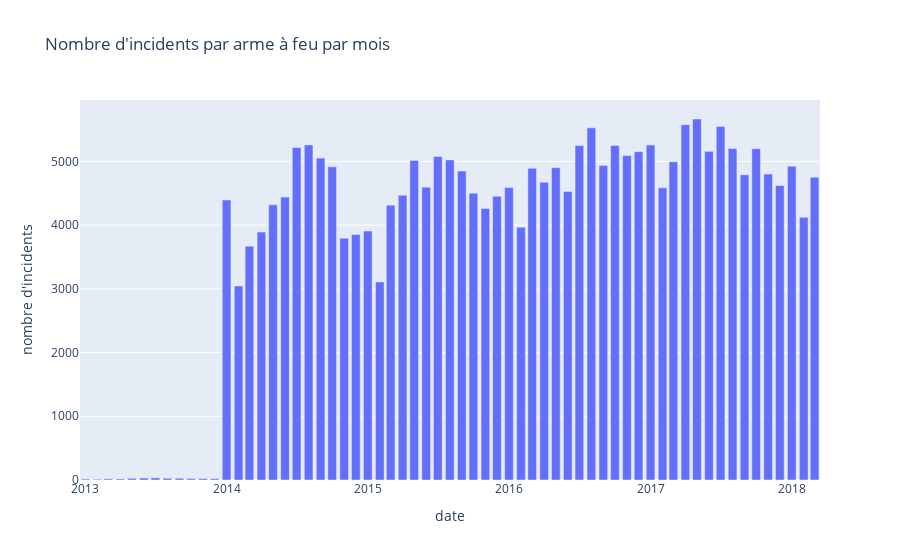

Write notebook code for a chart like this one.
### Code cell
fig3 = px.bar(updated_base, x=pd.unique(updated_base['year_month']), 
            y=updated_base.groupby([updated_base['date'].dt.year, updated_base['date'].dt.month]).count()['incident_id'],
              labels={"x":"date", "y":"nombre d'incidents"},
              title="Nombre d'incidents par arme à feu par mois")


fig3

### Figure 1 — Plotly figure (JSON) as saved in the notebook; plotly's stock layout.template omitted (floating-point values rounded to 4 significant figures)
{"data": [{"alignmentgroup": "True", "hovertemplate": "date=%{x}<br>nombre d'incidents=%{y}<extra></extra>", "legendgroup": "", "marker": {"color": "#636efa", "pattern": {"shape": ""}}, "name": "", "offsetgroup": "", "orientation": "v", "showlegend": false, "textposition": "auto", "type": "bar", "x": ["2013-1", "2013-2", "2013-3", "2013-4", "2013-5", "2013-6", "2013-7", "2013-8", "2013-9", "2013-10", "2013-11", "2013-12", "2014-1", "2014-2", "2014-3", "2014-4", "2014-5", "2014-6", "2014-7", "2014-8", "2014-9", "2014-10", "2014-11", "2014-12", "2015-1", "2015-2", "2015-3", "2015-4", "2015-5", "2015-6", "2015-7", "2015-8", "2015-9", "2015-10", "2015-11", "2015-12", "2016-1", "2016-2", "2016-3", "2016-4", "2016-5", "2016-6", "2016-7", "2016-8", "2016-9", "2016-10", "2016-11", "2016-12", "2017-1", "2017-2", "2017-3", "2017-4", "2017-5", "2017-6", "2017-7", "2017-8", "2017-9", "2017-10", "2017-11", "2017-12", "2018-1", "2018-2", "2018-3"], "xaxis": "x", "y": [15, 12, 19, 17, 27, 31, 34, 28, 28, 22, 23, 22, 4395, 3045, 3669, 3891, 4320, 4440, 5219, 5259, 5052, 4915, 3795, 3854, 3907, 3108, 4314, 4471, 5015, 4596, 5076, 5024, 4849, 4502, 4262, 4455, 4590, 3967, 4892, 4672, 4902, 4530, 5250, 5527, 4937, 5251, 5092, 5153, 5258, 4585, 4994, 5577, 5666, 5158, 5547, 5202, 4790, 5200, 4802, 4622, 4926, 4124, 4752], "yaxis": "y"}], "layout": {"barmode": "relative", "legend": {"tracegroupgap": 0}, "title": {"text": "Nombre d'incidents par arme à feu par mois"}, "xaxis": {"anchor": "y", "domain": [0, 1], "title": {"text": "date"}}, "yaxis": {"anchor": "x", "domain": [0, 1], "title": {"text": "nombre d'incidents"}}}}
